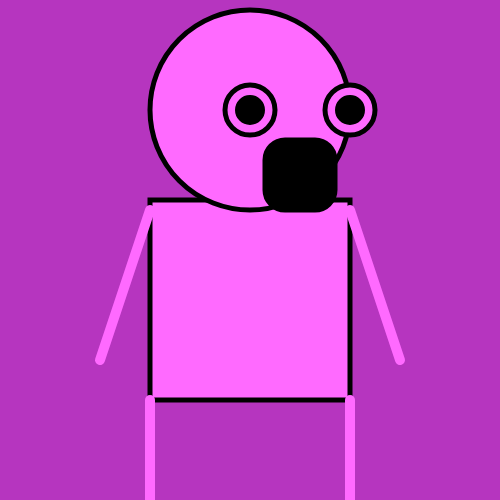
Frame 1 (no input)
Frame 60 (no input): identical to frame 1, image omitted
Frame 120 (the mouse pressed at the canvas centre since frame 60): identical to frame 1, image omitted

The p5.js sketch that drew this single still picture (run headless with seeded random() and noise() and a simulated clock; from frame 60 on, the mouse is pressed at the canvas centre):

// p5.js sketch
// ── sketch.js
/* 
Example that draws a guy using variables
Created by Daniel Wen
May 10 2017
*/

var startX = 250; //starting coordinate X
var startY = 110; //starting coordinate Y
var face = 200; //size of head
var circSize = 50; // size of eyes
var mouthSize = 70; //size of mouth
var circStroke = 0; //color of stroke of the circle

function setup() {
  //for some reason random variables have to be in the setup
   r = random(255); //red
   g = random(255); //green
   b = random(255); //blue
   createCanvas(500,500);//makes a 500x500 canvas
  
}

function draw() {
  background(r,g,b);//random background color
  stroke(circStroke); //black stroke
  strokeWeight(5); // make size of stroke 5
  fill(r+r,g+g,b+b); // different random color for body
  rect(startX - 100, startY+90, face, face);  //body
  ellipse(startX, startY, face, face); //head
  ellipse(startX,startY,circSize,circSize); // left eye
  ellipse(startX +(circSize*2), startY, circSize, circSize);//right eye
  fill(0); //make pupil black
  ellipse(startX,startY,circSize/2,circSize/2); //left pupil
  ellipse(startX +(circSize*2), startY, circSize/2, circSize/2);//right pupil
  rect(startX + 15, startY + 30, mouthSize, mouthSize, 20); // mouth
  stroke(r+r,g+g,b+b); // color for appendages the same as body
  strokeWeight(10); // enlarge stroke because i use lines for arms and legs
  line(startX- 100, startY+100, startX-150, startY+250); //left arm
  line(startX+ 100, startY+100, startX+150, startY+250); //right arm
  line(startX- 100, startY+290, startX-100, startY+400); //left leg
  line(startX+ 100, startY+290, startX+100, startY+400); // right leg

}
